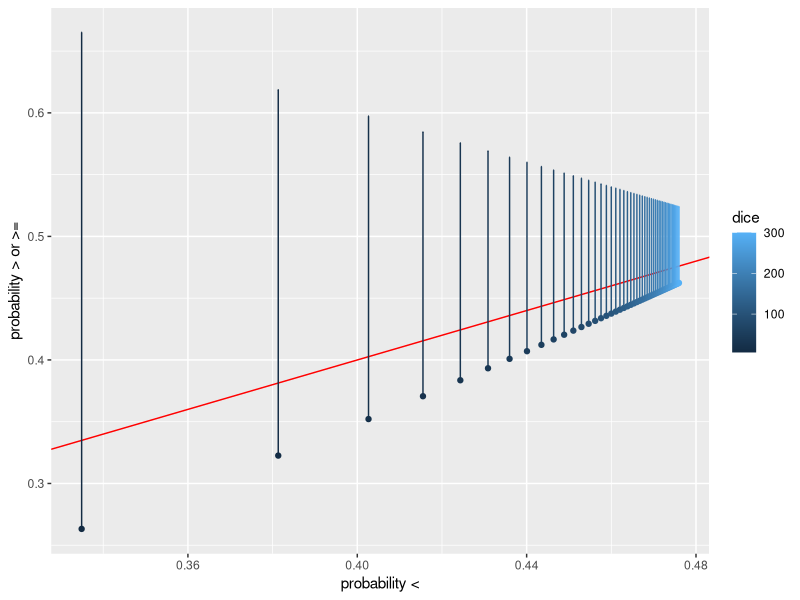
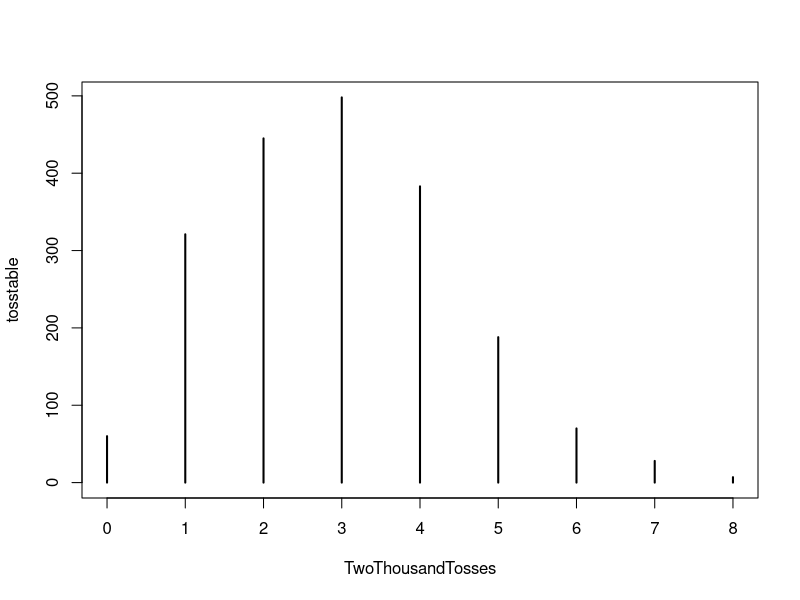

Generate these figures, in order, with R:
## ---- chunk 1

which.max(pbinom(0:2, 6 * (1:3), 1 / 6, lower.tail = FALSE))

## ---- chunk 2

library(dplyr)
library(ggplot2)

data_frame(threshold = 1:50, dice = 6 * threshold) %>%
  mutate(prob_less = pbinom(threshold - 1, dice, 1 / 6), 
         prob_more = pbinom(threshold, dice, 1 / 6, lower.tail = FALSE),
         prob_equal = dbinom(threshold, dice, 1 / 6)) %>%
  ggplot(aes(prob_less, prob_more, color = dice)) +
  geom_point() +
  geom_abline(colour = "red") +
  geom_errorbar(aes(ymin = prob_more, ymax = prob_more + prob_equal)) +
  xlab("probability <") +
  ylab("probability > or >=")

## ---- chunk 3


dice = 18

TwoThousandTosses <- rbinom(2000, dice, (1/6))
tosstable <- table(TwoThousandTosses)
tosstable
plot(tosstable)
tosstable <- data.frame(table(TwoThousandTosses))

tosstable$TwoThousandTosses <- as.integer(as.character(tosstable$TwoThousandTosses))

str(tosstable)
tosstable

tosstable %>%
  summarise(sum(Freq))

trials <- tosstable %>%
  summarise(sum(Freq))

tosstable %>% 
  filter(TwoThousandTosses >= (dice/6)) 

successes <- tosstable %>% 
  filter(TwoThousandTosses >= (dice/6)) %>%
  summarise(sum(Freq))
  
successes / trials
